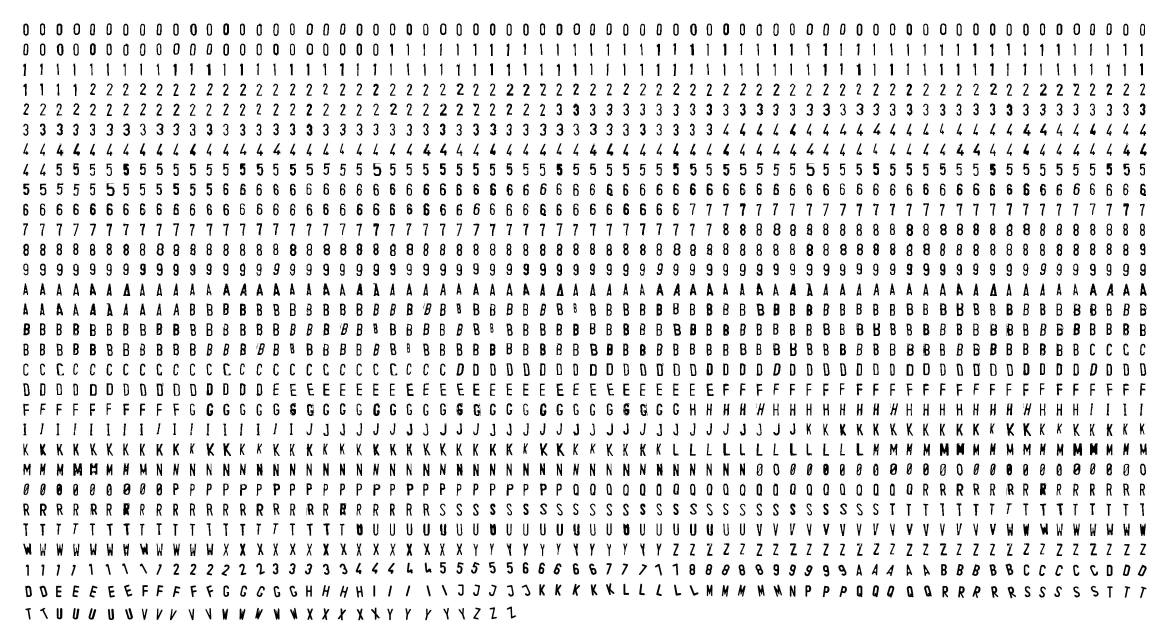
#> input picture Training_Data/platindo.jpg, 3499 x 1885 px (shown at 1/3 size)
$ python GenData.py   (older library calls are emulated)
#> lines starting #> are read from the running program, lines starting #| are printed output that depends on the picture; after the words box and inside, x2 and y2 are one past the last pixel; in counts of white or black regions, pixels touching at a corner belong together
# GenData.py

import sys
import numpy as np
import cv2
import os

# module level variables ##########################################################################
MIN_CONTOUR_AREA = 100

RESIZED_IMAGE_WIDTH = 20
RESIZED_IMAGE_HEIGHT = 30

###################################################################################################
def main():
    imgTrainingNumbers = cv2.imread("platindo.jpg")            # read in training numbers image
#> imgTrainingNumbers is the input picture: shape (1885, 3499, 3); min 0, max 255, mean 231.3

    if imgTrainingNumbers is None:                          # if image was not read successfully
        print("error: image not read from file \n\n")        # print error message to std out
        os.system("pause")                                  # pause so user can see error message
        return                                              # and exit function (which exits program)
    # end if

    imgGray = cv2.cvtColor(imgTrainingNumbers, cv2.COLOR_BGR2GRAY)          # get grayscale image
    imgBlurred = cv2.GaussianBlur(imgGray, (5,5), 0)                        # blur

                                                        # filter image from grayscale to black and white
    imgThresh = cv2.adaptiveThreshold(imgBlurred,                           # input image
                                      255,                                  # make pixels that pass the threshold full white
                                      cv2.ADAPTIVE_THRESH_GAUSSIAN_C,       # use gaussian rather than mean, seems to give better results
                                      cv2.THRESH_BINARY_INV,                # invert so foreground will be white, background will be black
                                      11,                                   # size of a pixel neighborhood used to calculate threshold value
                                      2)                                    # constant subtracted from the mean or weighted mean
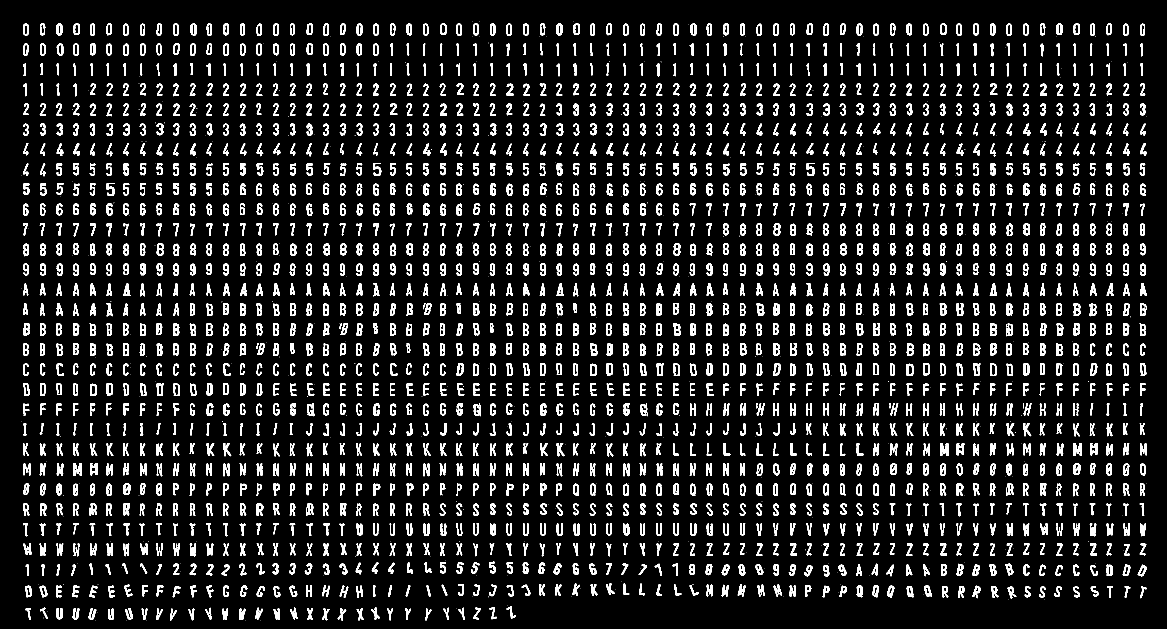
#> imgThresh: shape (1885, 3499) (shown at 1/3 size); 9.5% white; 2328 white regions (311 under 20 px)

    cv2.imshow("imgThresh", imgThresh)      # show threshold image for reference

    imgThreshCopy = imgThresh.copy()        # make a copy of the thresh image, this in necessary b/c findContours modifies the image

    imgContours, npaContours, npaHierarchy = cv2.findContours(imgThreshCopy,        # input image, make sure to use a copy since the function will modify this image in the course of finding contours
                                                 cv2.RETR_EXTERNAL,                 # retrieve the outermost contours only
                                                 cv2.CHAIN_APPROX_SIMPLE)           # compress horizontal, vertical, and diagonal segments and leave only their end points
#> npaContours = 2328 contours, 311 with area under 20; largest, box (x1, y1, x2, y2) and area: (220, 1390, 246, 1428) 630, (270, 1151, 290, 1187) 627, (2720, 1091, 2740, 1128) 627, (1770, 1091, 1790, 1127) 627, (3220, 1330, 3246, 1368) 622; npaHierarchy = 2328 rows, first 6: [1, -1, -1, -1], [2, 0, -1, -1], [3, 1, -1, -1], [4, 2, -1, -1], [5, 3, -1, -1], [6, 4, -1, -1]

                                # declare empty numpy array, we will use this to write to file later
                                # zero rows, enough cols to hold all image data
    npaFlattenedImages =  np.empty((0, RESIZED_IMAGE_WIDTH * RESIZED_IMAGE_HEIGHT))

    intClassifications = []         # declare empty classifications list, this will be our list of how we are classifying our chars from user input, we will write to file at the end

                                    # possible chars we are interested in are digits 0 through 9, put these in list intValidChars
    intValidChars = [ord('0'), ord('1'), ord('2'), ord('3'), ord('4'), ord('5'), ord('6'), ord('7'), ord('8'), ord('9'),
                     ord('a'), ord('b'), ord('c'), ord('d'), ord('e'), ord('f'), ord('g'), ord('h'), ord('i'), ord('j'),
                     ord('k'), ord('l'), ord('m'), ord('n'), ord('o'), ord('p'), ord('q'), ord('r'), ord('s'), ord('t'),
                     ord('u'), ord('v'), ord('w'), ord('x'), ord('y'), ord('z')]

    for npaContour in npaContours:                          # for each contour
        if cv2.contourArea(npaContour) > MIN_CONTOUR_AREA:          # if contour is big enough to consider
            [intX, intY, intW, intH] = cv2.boundingRect(npaContour)         # get and break out bounding rect

                                                # draw rectangle around each contour as we ask user for input
            cv2.rectangle(imgTrainingNumbers,           # draw rectangle on original training image
                          (intX, intY),                 # upper left corner
                          (intX+intW,intY+intH),        # lower right corner
                          (0, 0, 255),                  # red
                          2)                            # thickness

            imgROI = imgThresh[intY:intY+intH, intX:intX+intW]                                  # crop char out of threshold image
            imgROIResized = cv2.resize(imgROI, (RESIZED_IMAGE_WIDTH, RESIZED_IMAGE_HEIGHT))     # resize image, this will be more consistent for recognition and storage

            cv2.imshow("imgROI", imgROI)                    # show cropped out char for reference
            cv2.imshow("imgROIResized", imgROIResized)      # show resized image for reference
            cv2.imwrite("tes.png",imgROIResized)
            cv2.imshow("training_numbers.png", imgTrainingNumbers)      # show training numbers image, this will now have red rectangles drawn on it

            intChar = cv2.waitKey(0)                     # get key press

            if intChar == 27:                   # if esc key was pressed
                sys.exit()                      # exit program
            elif intChar in intValidChars:      # else if the char is in the list of chars we are looking for . . .

                intClassifications.append(intChar)                                                # append classification char to integer list of chars (we will convert to float later before writing to file)

                npaFlattenedImage = imgROIResized.reshape((1, RESIZED_IMAGE_WIDTH * RESIZED_IMAGE_HEIGHT))  # flatten image to 1d numpy array so we can write to file later
                npaFlattenedImages = np.append(npaFlattenedImages, npaFlattenedImage, 0)                    # add current flattened impage numpy array to list of flattened image numpy arrays
#> this loop made 13 passes; (key e is pressed on pass 9)
#> (intX, intY, intW, intH) on passes 9, 10, 11, 13: (565, 1826, 18, 35), (510, 1826, 20, 35), (324, 1826, 18, 34), (1275, 1825, 19, 36)
#> npaContour on passes 1 to 6: [[735, 1862]], [[439, 1862]], [[287, 1862]], [[781, 1861]], [[378, 1861]], [[129, 1853], [129, 1854]]
#> after the loop, intClassifications = [101, 113, 120]
            # end if
        # end if
    # end for

    fltClassifications = np.array(intClassifications, np.float32)                   # convert classifications list of ints to numpy array of floats

    npaClassifications = fltClassifications.reshape((fltClassifications.size, 1))   # flatten numpy array of floats to 1d so we can write to file later

    print ("\n\ntraining complete !!\n")

    np.savetxt("classifications.txt", npaClassifications)           # write flattened images to file
    np.savetxt("flattened_images.txt", npaFlattenedImages)          #

    cv2.destroyAllWindows()             # remove windows from memory

    return

###################################################################################################
if __name__ == "__main__":
    main()
#> (the program exits here)

$ run again, with Training_Data/testplat.png saved as Training_Data/platindo.jpg
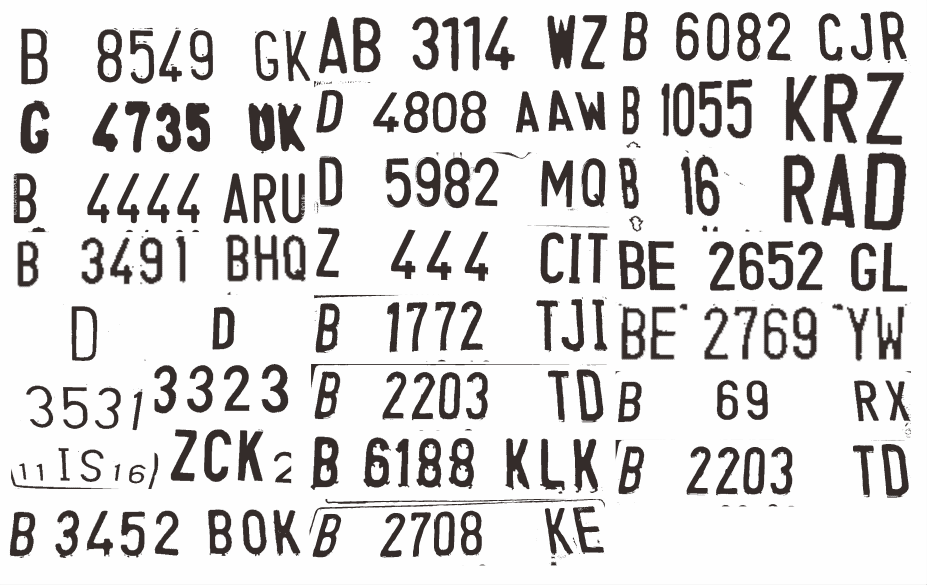
#> input picture Training_Data/testplat.png, 3705 x 2338 px (shown at 1/4 size)
#> in main, imgTrainingNumbers is the input picture: shape (2338, 3705, 3); mean B, G, R 215.5, 215.8, 217.2
#> in main, `imgThresh = cv2.adaptiveThreshold(imgBlurred,`:
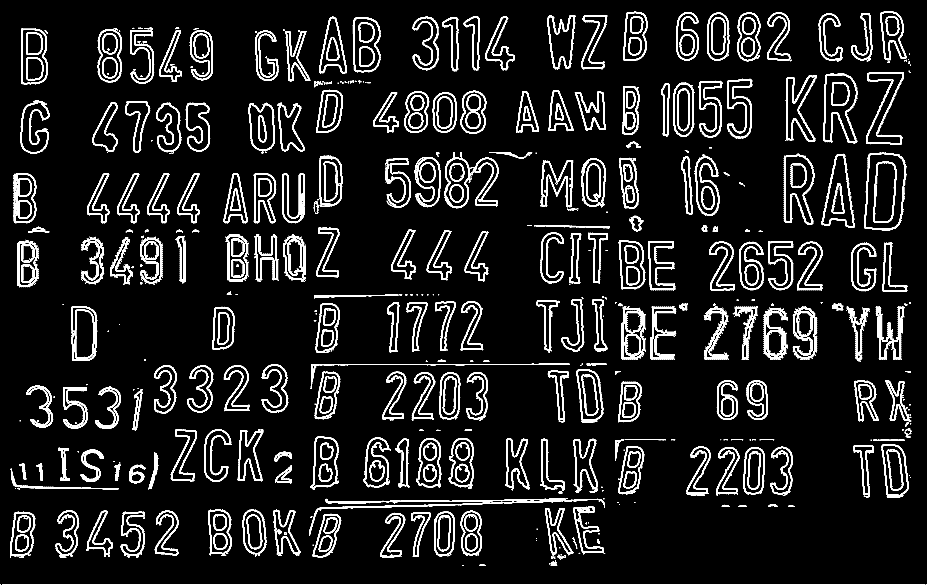
#> imgThresh: shape (2338, 3705) (shown at 1/4 size); 8.4% white; 901 white regions (447 under 20 px)
#> npaContours = 758 contours, 460 with area under 20; largest, box (x1, y1, x2, y2) and area: (3458, 608, 3625, 922) 44370, (3294, 292, 3431, 575) 26436, (3135, 615, 3259, 898) 23930, (3286, 615, 3420, 911) 22754, (1411, 68, 1522, 291) 21146; npaHierarchy = 758 rows, first 6: [1, -1, -1, -1], [2, 0, -1, -1], [3, 1, -1, -1], [4, 2, -1, -1], [5, 3, -1, -1], [6, 4, -1, -1]
#> the loop in main, `for npaContour in npaContours:` made 61 passes; (key e is pressed on pass 9)
#> (intX, intY, intW, intH) on passes 9, 58, 60, 61: (2203, 2244, 26, 19), (1251, 2055, 114, 174), (1521, 2051, 100, 180), (1645, 2049, 78, 179)
#> after the loop in main, `for npaContour in npaContours:`:
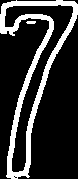
#> imgROI: shape (179, 78); 19.4% white; 2 white regions, box (x1, y1, x2, y2) and area: (0, 0, 78, 179) 2684, (26, 21, 36, 24) 27
#> after the loop in main, `for npaContour in npaContours:`: intClassifications = [101, 113, 120]
